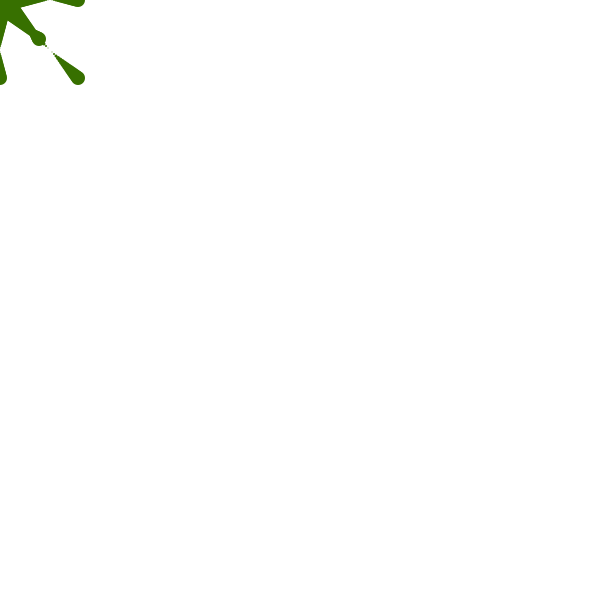
Frame 1 (no input)
Frame 60 (the mouse pressed at the canvas centre just before this capture): identical to frame 1, image omitted
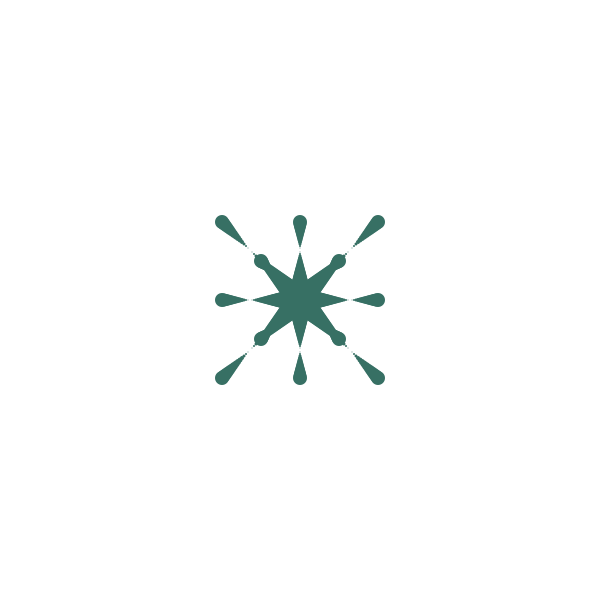
Frame 120 (the mouse held since frame 60 and released just before this capture)

The Processing sketch that drew these frames (run headless with seeded random() and noise(); from frame 60 on, the mouse is pressed at the canvas centre):

// Processing sketch: processing_147019
// ── processing_147019.pde

int num = 40; 
int[] x = new int[num];
int[] y = new int[num];
int indexPosition = 0;

void setup() {
  size(600, 600);
  smooth();
  noStroke();
  frameRate(30);
}

void draw() {
  int k = 55;
  int j = 55;
  int h = 112;
  int a;
  
  background(255);
 if (key =='1') {
        background(255);
        k = 55;
        j = 55;
       h = 112;
  }
  if (key =='2') {
    background(0);
       k = 120;
       h = 112;
  }
  if (key =='3') {
    background(160,0,20);
        k = 120;
        j = 255;
        h = 112;
  }
    if (key =='4') {
    background(160,160,20);
        k = 190;
        j = 190;
        h = 190;
  }
    if (key =='5') {
    background(51,153,204);
        k = 250;
        j = 250;
        h = 190;
  }

  x[indexPosition] = mouseX;
  y[indexPosition] = mouseY;

  indexPosition = (indexPosition + 1) % num;

a = mouseY % 200;

      fill(j,112,mouseX/2-50);
      
      if(mousePressed) {
      if(a > 100) {
      fill(k,h,mouseX/2-50);
      }
      if(a < 100) {
      fill(j,190,mouseX/2-50);
      }
      }
      
      float plus = 0;
        plus = 15;

  for (int i = 0; i<num; i++) {
    int pos = (indexPosition +i) % num;
    float radius = (num-i);
//center
ellipse(x[pos], y[pos], radius-15, radius-15);
//cross
ellipse(x[pos], y[pos]+i*2, radius-plus, radius-plus);
ellipse(x[pos]+i*2, y[pos], radius-plus, radius-plus);
ellipse(x[pos]-i*2, y[pos], radius-plus, radius-plus);
ellipse(x[pos], y[pos]-i*2, radius-plus, radius-plus);
//xline
ellipse(x[pos]-i*2, y[pos]-i*2, radius-plus, radius-plus);
ellipse(x[pos]+i*2, y[pos]+i*2, radius-plus, radius-plus);
ellipse(x[pos]-i*2, y[pos]+i*2, radius-plus, radius-plus);
ellipse(x[pos]+i*2, y[pos]-i*2, radius-plus, radius-plus);
//smaller cross
ellipse(x[pos]-i, y[pos]-i, radius-plus, radius-plus);
ellipse(x[pos]+i, y[pos]+i, radius-plus, radius-plus);
ellipse(x[pos]-i, y[pos]+i, radius-plus, radius-plus);
ellipse(x[pos]+i, y[pos]-i, radius-plus, radius-plus);
  }
}
